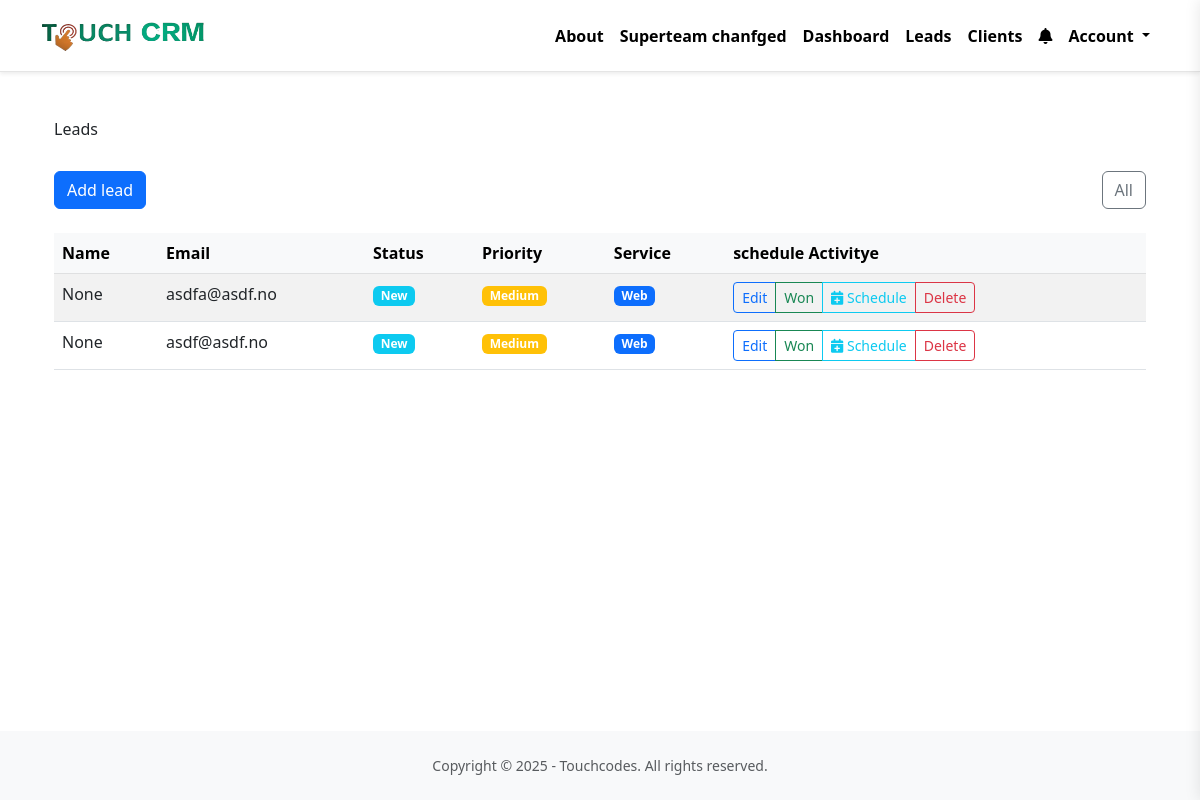
Screenshot of /dashboard/leads/ (signed in) with the database file from the repository.
### team/models.py (models this page shows, shortened)
class Team(models.Model):
    plan = models.ForeignKey(Plan, related_name='teams', blank=True, null=True, on_delete=models.CASCADE)
    name = models.CharField(max_length=100)
    members = models.ManyToManyField(User, related_name='teams')
    created_by = models.ForeignKey(User, related_name='created_teams', on_delete=models.CASCADE)
    created_at = models.DateTimeField(auto_now_add=True)

### lead/models.py (models this page shows, shortened)
class Lead(models.Model):
    LOW = 'low'
    MEDIUM = 'medium'
    HIGH = 'high'
    CHOICES_PRIORITY = (
        (LOW, 'Low'),
        (MEDIUM, 'Medium'),
        (HIGH, 'High'),
    )
    NEW = 'new'
    CONTACTED = 'contacted'
    WON = 'won'
    PROPOSAL_SENT = 'proposal_sent'
    LOST = 'lost'
    Under_negotiation="under negotiation"
    CHOICES_STATUS = (
        (NEW, 'New'),
        (CONTACTED, 'Contacted'),
        (PROPOSAL_SENT, 'Proposal Sent'),
        (LOST, 'Lost'),
        (Under_negotiation, 'Under Negotiation'),
    )
    SERVICE_CHOICES = [
        ('Web', 'Web'),
        ('App', 'App'),
        ('Web+App', 'Web + App'),
        ('Other', 'Other')
    ]
    team = models.ForeignKey(Team, related_name='leads', on_delete=models.CASCADE)
    client_name = models.CharField(max_length=255, blank=True, null=True)
    email = models.EmailField()
    phone_number = models.CharField(max_length=20, blank=True, null=True)
    service = models.CharField(max_length=50, choices=SERVICE_CHOICES, default='Web')
    custom_service = models.CharField(max_length=255, blank=True, null=True)
    description = models.TextField(blank=True, null=True)
    priority = models.CharField(max_length=20, choices=CHOICES_PRIORITY, default=MEDIUM)
    status = models.CharField(max_length=20, choices=CHOICES_STATUS, default=NEW)
    converted_to_client = models.BooleanField(default=False)
    created_by = models.ForeignKey(User, related_name='leads', on_delete=models.CASCADE)
    created_at = models.DateTimeField(auto_now_add=True)
    modified_at = models.DateTimeField(auto_now=True)
    is_deleted = models.BooleanField(default=False)
    class Meta:
        ordering = ('created_at',)

### lead/views.py (the view)
# urls.py: path('', views.LeadListView.as_view(), name='list'),
class LeadListView(LoginRequiredMixin, ListView):
    model = Lead
    def get_queryset(self):
        queryset = super(LeadListView, self).get_queryset()
        team = self.request.user.userprofile.active_team
        return queryset.filter(team=team, converted_to_client=False, is_deleted=False)

### team/context_processors.py (called while the page is built)
def active_team(request):
    if request.user.is_authenticated:
        active_team = request.user.userprofile.get_active_team()
        if not active_team:
            active_team = Team.objects.filter(created_by=request.user)[0]
    else:
        active_team = None
    return {'active_team': active_team}

### userprofile/models.py (called while the page is built)
    def get_active_team(self):
        if self.active_team:
            return self.active_team
        else:
            return Team.objects.filter(members__in=[self.user.id]).first()

### lead/templates/lead/lead_list.html (shortened to what this page needs)
{% extends 'core/base.html' %}
{% block content %}
<div class="container-fluid">
    <div class="row mb-4">
        <div class="col">
            <h1>Leads</h1>
        </div>
    </div>
    <div class="row mb-4">
        <div class="col d-flex justify-content-between align-items-center">
            <a href="{% url 'leads:add' %}" class="btn btn-primary">Add lead</a>
            <div class="btn-group" role="group">
                <a href="{% url 'leads:list' %}" class="btn btn-outline-secondary">All</a>
            </div>
        </div>
    </div>
    <div class="row">
        <div class="col">
            {% if object_list %}
                <div class="table-responsive">
                    <table class="table table-striped table-hover">
                        <thead class="table-light">
                            <tr>
                                <th>Name</th>
                                <th>Email</th>
                                <th>Status</th>
                                <th>Priority</th>
                                <th>Service</th>
                                <th>schedule Activitye</th>
                            </tr>
                        </thead>
                        <tbody>
                            {% for lead in object_list %}
                                <tr>
                                    <td>
                                        <a href="{% url 'leads:detail' lead.id %}">
                                            {% if lead.client_name %}
                                                {{ lead.client_name }}
                                            {% else %}
                                                {{ lead.client_name }}
                                            {% endif %}
                                        </a>
                                    </td>
                                    <td>{{ lead.email }}</td>
                                    <td>
                                        <span class="badge
                                            {% if lead.status == 'new' %}
                                                bg-info
                                            {% elif lead.status == 'contacted' %}
                                                bg-warning
                                            {% elif lead.status == 'won' %}
                                                bg-success
                                            {% elif lead.status == 'lost' %}
                                                bg-danger
                                            {% else %}
                                                bg-secondary
                                            {% endif %}
                                        ">
                                            {{ lead.get_status_display }}
                                        </span>
                                    </td>
                                    <td>
                                        <span class="badge
                                            {% if lead.priority == 'low' %}
                                                bg-secondary
                                            {% elif lead.priority == 'medium' %}
                                                bg-warning
                                            {% elif lead.priority == 'high' %}
                                                bg-danger
                                            {% endif %}
                                        ">
                                            {{ lead.get_priority_display }}
                                        </span>
                                    </td>
                                    <td>
                                        <span class="badge
                                            {% if lead.service == 'Web' %}
                                                bg-primary
                                            {% elif lead.service == 'App' %}
                                                bg-success
                                            {% elif lead.service == 'Web+App' %}
                                                bg-info
                                            {% else %}
                                                bg-secondary
                                            {% endif %}
                                        ">
                                            {{ lead.get_service_display }}
                                        </span>
                                    </td>
                                    <td>
                                        <div class="btn-group btn-group-sm" role="group">
                                            <a href="{% url 'leads:edit' lead.id %}" class="btn btn-outline-primary">Edit</a>
                                            <a href="{% url 'leads:convert' lead.id %}" class="btn btn-outline-success"
                                               onclick="return confirm('Are you sure you want to convert this lead to a client?')">Won</a>
                                            <button type="button" class="btn btn-outline-info"
                                                    data-bs-toggle="modal"
                                                    data-bs-target="#scheduleActivity{{ lead.id }}">
                                                <i class="fas fa-calendar-plus"></i> Schedule
                                            </button>
                                            <a href="{% url 'leads:delete' lead.id %}" class="btn btn-outline-danger"
                                               onclick="return confirm('Are you sure you want to delete this lead?')">Delete</a>
                                        </div>
                                    </td>
                                </tr>
                            {% endfor %}
                        </tbody>
                    </table>
                </div>
            {% endif %}
        </div>
    </div>
</div>
{% endblock %}

### core/templates/core/base.html (shortened to what this page needs)
{% load static %}
<!DOCTYPE html>
<html lang="en">
<head>
    <link href="https://cdn.jsdelivr.net/npm/bootstrap@5.3.0/dist/css/bootstrap.min.css" rel="stylesheet"
>
    <link rel="stylesheet" href="{% static 'main.min.css' %}">
    <link rel="stylesheet" href="https://cdnjs.cloudflare.com/ajax/libs/font-awesome/6.0.0/css/all.min.css">
</head>
<body class="d-flex flex-column min-vh-100">
    <nav class="navbar navbar-expand-lg navbar-light bg-white shadow-sm">
        <div class="container">
            <a class="navbar-brand d-flex align-items-center" href="/">
                <img src="{% static 'images/logo5.png' %}" alt="Touchcodes Logo" height="45" width="180">
            </a>
            <div class="collapse navbar-collapse" id="navbarNav">
                <ul class="navbar-nav ms-auto">
                    <li class="nav-item">
                        <a class="nav-link" href="{% url 'about' %}">About</a>
                    </li>
                    {% if request.user.is_authenticated %}
                        <li class="nav-item">
                            <a class="nav-link" href="{% url 'team:detail' active_team.id %}">{{ active_team.name }}</a>
                        </li>
                        <li class="nav-item">
                            <a class="nav-link" href="{% url 'dashboard:index' %}">Dashboard</a>
                        </li>
                        <li class="nav-item">
                            <a class="nav-link" href="{% url 'leads:list' %}">Leads</a>
                        </li>
                        <li class="nav-item">
                            <a class="nav-link" href="{% url 'clients:list' %}">Clients</a>
                        </li>
                        <li class="nav-item">
                            <a class="nav-link notification-bell" href="#" id="notificationBell">
                                <i class="fas fa-bell"></i>
                            </a>
                        </li>
                        <li class="nav-item dropdown">
                            <a class="nav-link dropdown-toggle" href="#" id="userDropdown" role="button"
                               data-bs-toggle="dropdown" aria-expanded="false">
                                Account
                            </a>
                        </li>
                    {% endif %}
                </ul>
            </div>
        </div>
    </nav>
    <main class="flex-grow-1 container my-5" id="mainContent">
        {% block content %}
        {% endblock %}
    </main>
    <footer class="py-4 bg-light text-center mt-auto" id="pageFooter">
        <div class="container">
            <p class="mb-0 text-muted small">Copyright &copy; 2025 - Touchcodes. All rights reserved.</p>
        </div>
    </footer>
</body>
</html>

### core/templates/core/base.html (style rules this page uses)
.navbar { background: rgba(255, 255, 255, 0.7) !important; backdrop-filter: blur(10px); box-shadow: 0px 4px 10px rgba(0, 0, 0, 0.1); border-bottom: 1px solid rgba(0, 0, 0, 0.1); }
.nav-link { color: black !important; font-weight: bold !important; }
.notification-bell { position: relative; cursor: pointer; padding: 0.5rem; transition: color 0.2s ease; }

### rows the page displays
Team: name "Superteam chanfged"
Lead: client_name "None", email "asdfa@asdf.no", status "New", priority "Medium", service "Web"
Lead: client_name "None", email "asdf@asdf.no", status "New", priority "Medium", service "Web"
